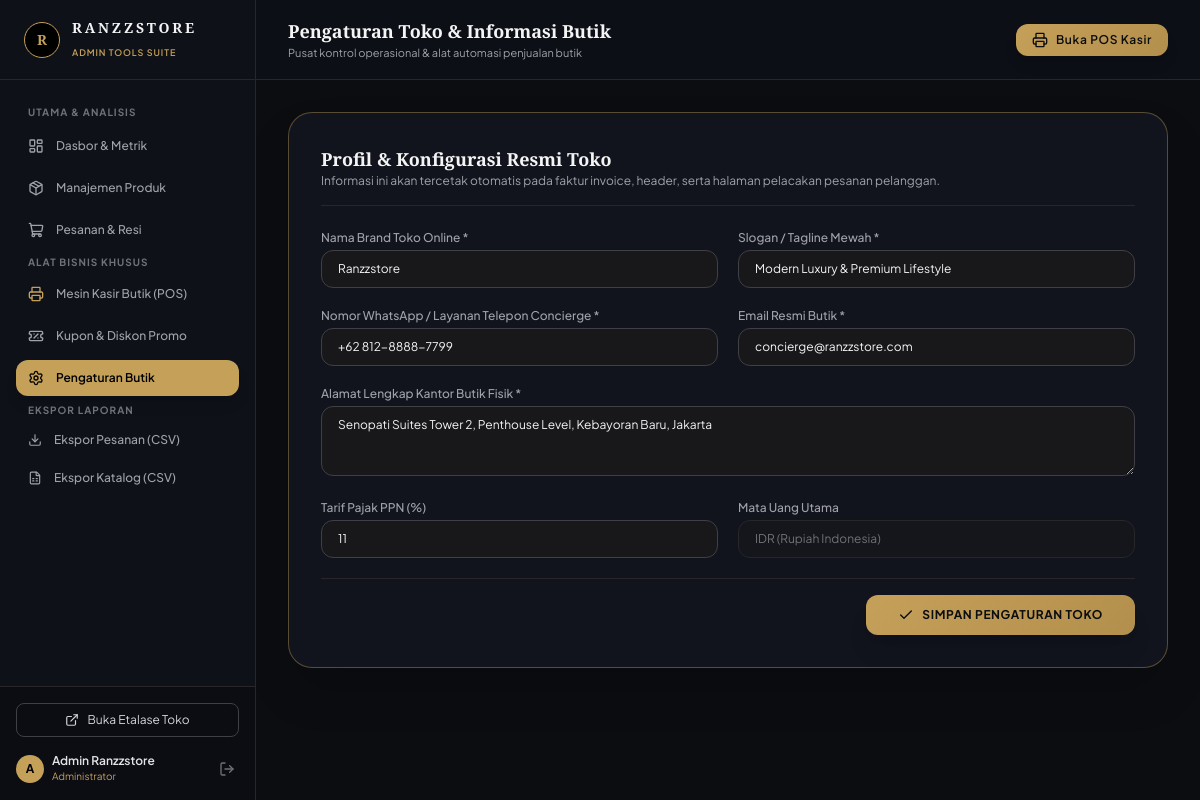
The app's page /admin/settings (signed in) with its own data.
### tables this page shows
CREATE TABLE users (
        id INTEGER PRIMARY KEY AUTOINCREMENT,
        name TEXT NOT NULL,
        email TEXT UNIQUE NOT NULL,
        password_hash TEXT NOT NULL,
        role TEXT DEFAULT 'customer',
        phone TEXT,
        address TEXT,
        created_at TIMESTAMP DEFAULT CURRENT_TIMESTAMP
    );

CREATE TABLE settings (
        key TEXT PRIMARY KEY,
        value TEXT
    );

### app.py (the view)
@app.route('/admin/settings', methods=['GET', 'POST'])
@admin_required
def admin_settings():
    conn = get_db()
    cursor = conn.cursor()
    if request.method == 'POST':
        for key in ['store_name', 'store_tagline', 'store_phone', 'store_email', 'store_address', 'tax_rate']:
            val = request.form.get(key, '')
            cursor.execute("INSERT OR REPLACE INTO settings (key, value) VALUES (?, ?)", (key, val))
        conn.commit()
        flash("Pengaturan toko berhasil diperbarui!", "success")
    settings = {row['key']: row['value'] for row in cursor.execute("SELECT key, value FROM settings").fetchall()}
    conn.close()
    return render_template('admin/settings.html', settings=settings)

### app.py (called while the page is built)
def get_current_user():
    user_id = session.get('user_id')
    if not user_id:
        return None
    conn = get_db()
    user = conn.execute("SELECT * FROM users WHERE id = ?", (user_id,)).fetchone()
    conn.close()
    return user

@app.context_processor
def inject_global_data():
    conn = get_db()
    categories = conn.execute("SELECT * FROM categories ORDER BY name ASC").fetchall()
    settings = {row['key']: row['value'] for row in conn.execute("SELECT key, value FROM settings").fetchall()}
    cart = session.get('cart', {})
    cart_count = sum(item.get('quantity', 1) for item in cart.values())
    conn.close()
    return {
        'nav_categories': categories,
        'current_user': get_current_user(),
        'settings': settings,
        'cart_count': cart_count,
        'now_year': datetime.datetime.now().year
    }

def admin_required(f):
    @wraps(f)
    def decorated_function(*args, **kwargs):
        user = get_current_user()
        if not user or user['role'] != 'admin':
            flash("Akses terbatas! Silakan masuk sebagai administrator.", "danger")
            return redirect(url_for('login', next=request.url))
        return f(*args, **kwargs)
    return decorated_function

### models.py (called while the page is built)
def get_db():
    conn = sqlite3.connect(DB_PATH)
    conn.row_factory = sqlite3.Row
    conn.execute("PRAGMA foreign_keys = ON")
    return conn

### templates/admin/settings.html (shortened to what this page needs)
{% extends 'admin/layout.html' %}
{% block header_title %}Pengaturan Toko & Informasi Butik{% endblock %}
{% block admin_content %}
<div class="max-w-4xl space-y-6">
    <div class="glass-panel-gold rounded-3xl p-8 border border-[#c5a059]/40 shadow-2xl space-y-6">
        <div class="pb-4 border-b border-zinc-800">
            <h2 class="font-serif text-lg font-bold text-zinc-100">Profil & Konfigurasi Resmi Toko</h2>
            <p class="text-xs text-zinc-400">Informasi ini akan tercetak otomatis pada faktur invoice, header, serta halaman pelacakan pesanan pelanggan.</p>
        </div>
        <form action="{{ url_for('admin_settings') }}" method="POST" class="space-y-5 text-xs">
            <div class="grid grid-cols-1 sm:grid-cols-2 gap-5">
                <div>
                    <label class="block text-zinc-400 mb-1 font-medium">Nama Brand Toko Online *</label>
                    <input type="text" name="store_name" required value="{{ settings.get('store_name', 'Ranzzstore') }}" class="w-full bg-zinc-900 border border-zinc-700 rounded-xl px-4 py-2.5 text-zinc-100 focus:outline-none focus:border-[#c5a059]">
                </div>
                <div>
                    <label class="block text-zinc-400 mb-1 font-medium">Slogan / Tagline Mewah *</label>
                    <input type="text" name="store_tagline" required value="{{ settings.get('store_tagline', 'Modern Luxury & Premium Lifestyle') }}" class="w-full bg-zinc-900 border border-zinc-700 rounded-xl px-4 py-2.5 text-zinc-100 focus:outline-none focus:border-[#c5a059]">
                </div>
            </div>
            <div class="grid grid-cols-1 sm:grid-cols-2 gap-5">
                <div>
                    <label class="block text-zinc-400 mb-1 font-medium">Nomor WhatsApp / Layanan Telepon Concierge *</label>
                    <input type="text" name="store_phone" required value="{{ settings.get('store_phone', '+62 812-8888-7799') }}" class="w-full bg-zinc-900 border border-zinc-700 rounded-xl px-4 py-2.5 text-zinc-100 focus:outline-none focus:border-[#c5a059]">
                </div>
                <div>
                    <label class="block text-zinc-400 mb-1 font-medium">Email Resmi Butik *</label>
                    <input type="email" name="store_email" required value="{{ settings.get('store_email', 'concierge@ranzzstore.com') }}" class="w-full bg-zinc-900 border border-zinc-700 rounded-xl px-4 py-2.5 text-zinc-100 focus:outline-none focus:border-[#c5a059]">
                </div>
            </div>
            <div>
                <label class="block text-zinc-400 mb-1 font-medium">Alamat Lengkap Kantor Butik Fisik *</label>
                <textarea name="store_address" rows="3" required class="w-full bg-zinc-900 border border-zinc-700 rounded-xl px-4 py-2.5 text-zinc-100 focus:outline-none focus:border-[#c5a059]">{{ settings.get('store_address', 'Senopati Suites Tower 2, Penthouse Level, Kebayoran Baru, Jakarta') }}</textarea>
            </div>
            <div class="grid grid-cols-1 sm:grid-cols-2 gap-5">
                <div>
                    <label class="block text-zinc-400 mb-1 font-medium">Tarif Pajak PPN (%)</label>
                    <input type="number" name="tax_rate" value="{{ settings.get('tax_rate', '11') }}" class="w-full bg-zinc-900 border border-zinc-700 rounded-xl px-4 py-2.5 text-zinc-100 focus:outline-none focus:border-[#c5a059]">
                </div>
                <div>
                    <label class="block text-zinc-400 mb-1 font-medium">Mata Uang Utama</label>
                    <input type="text" disabled value="IDR (Rupiah Indonesia)" class="w-full bg-zinc-900/50 border border-zinc-800 rounded-xl px-4 py-2.5 text-zinc-500 cursor-not-allowed">
                </div>
            </div>
            <div class="pt-4 border-t border-zinc-800 flex justify-end">
                <button type="submit" class="px-8 py-3 rounded-xl btn-gold font-bold uppercase tracking-wider flex items-center gap-2 shadow-xl">
                    <i data-lucide="check" class="w-4 h-4"></i>
                    <span>Simpan Pengaturan Toko</span>
                </button>
            </div>
        </form>
    </div>
</div>
{% endblock %}

### templates/admin/layout.html (shortened to what this page needs)
<!DOCTYPE html>
<html lang="id" class="dark">
<head>
    <script src="https://cdn.tailwindcss.com"></script>
    <link rel="stylesheet" href="{{ url_for('static', filename='css/custom.css') }}">
</head>
<body class="bg-[#0b0d11] text-zinc-100 min-h-screen flex antialiased">
    <aside class="w-64 bg-[#0e1118] border-r border-zinc-800 flex flex-col fixed inset-y-0 z-30">
        <div class="h-20 flex items-center px-6 border-b border-zinc-800 gap-3">
            <div class="w-9 h-9 rounded-full border border-[#c5a059] flex items-center justify-center bg-black text-[#c5a059] font-serif font-bold text-sm">
                R
            </div>
            <div>
                <h2 class="font-serif text-sm font-bold tracking-[0.2em] text-zinc-100">RANZZSTORE</h2>
                <span class="text-[9px] uppercase tracking-widest text-[#c5a059] font-semibold">Admin Tools Suite</span>
            </div>
        </div>
        <nav class="flex-1 px-4 py-6 space-y-1.5 overflow-y-auto text-xs font-medium">
            <p class="px-3 text-[10px] uppercase tracking-widest text-zinc-500 font-bold mb-2">Utama & Analisis</p>
            <a href="{{ url_for('admin_dashboard') }}" class="flex items-center gap-3 px-3 py-2.5 rounded-xl transition {% if request.endpoint == 'admin_dashboard' %}bg-[#c5a059] text-black font-semibold shadow-lg{% else %}text-zinc-400 hover:text-zinc-100 hover:bg-zinc-800/60{% endif %}">
                <i data-lucide="layout-dashboard" class="w-4 h-4"></i>
                <span>Dasbor & Metrik</span>
            </a>
            <a href="{{ url_for('admin_products') }}" class="flex items-center gap-3 px-3 py-2.5 rounded-xl transition {% if request.endpoint == 'admin_products' %}bg-[#c5a059] text-black font-semibold shadow-lg{% else %}text-zinc-400 hover:text-zinc-100 hover:bg-zinc-800/60{% endif %}">
                <i data-lucide="package" class="w-4 h-4"></i>
                <span>Manajemen Produk</span>
            </a>
            <a href="{{ url_for('admin_orders') }}" class="flex items-center gap-3 px-3 py-2.5 rounded-xl transition {% if request.endpoint in ['admin_orders', 'admin_order_detail'] %}bg-[#c5a059] text-black font-semibold shadow-lg{% else %}text-zinc-400 hover:text-zinc-100 hover:bg-zinc-800/60{% endif %}">
                <i data-lucide="shopping-cart" class="w-4 h-4"></i>
                <span>Pesanan & Resi</span>
            </a>
            <p class="px-3 text-[10px] uppercase tracking-widest text-zinc-500 font-bold mt-6 mb-2">Alat Bisnis Khusus</p>
            <a href="{{ url_for('admin_pos') }}" class="flex items-center gap-3 px-3 py-2.5 rounded-xl transition {% if request.endpoint == 'admin_pos' %}bg-[#c5a059] text-black font-semibold shadow-lg{% else %}text-zinc-400 hover:text-zinc-100 hover:bg-zinc-800/60{% endif %}">
                <i data-lucide="printer" class="w-4 h-4 text-[#c5a059]"></i>
                <span>Mesin Kasir Butik (POS)</span>
            </a>
            <a href="{{ url_for('admin_vouchers') }}" class="flex items-center gap-3 px-3 py-2.5 rounded-xl transition {% if request.endpoint == 'admin_vouchers' %}bg-[#c5a059] text-black font-semibold shadow-lg{% else %}text-zinc-400 hover:text-zinc-100 hover:bg-zinc-800/60{% endif %}">
                <i data-lucide="ticket-percent" class="w-4 h-4"></i>
                <span>Kupon & Diskon Promo</span>
            </a>
            <a href="{{ url_for('admin_settings') }}" class="flex items-center gap-3 px-3 py-2.5 rounded-xl transition {% if request.endpoint == 'admin_settings' %}bg-[#c5a059] text-black font-semibold shadow-lg{% else %}text-zinc-400 hover:text-zinc-100 hover:bg-zinc-800/60{% endif %}">
                <i data-lucide="settings" class="w-4 h-4"></i>
                <span>Pengaturan Butik</span>
            </a>
            <p class="px-3 text-[10px] uppercase tracking-widest text-zinc-500 font-bold mt-6 mb-2">Ekspor Laporan</p>
            <a href="{{ url_for('admin_export_orders') }}" class="flex items-center gap-3 px-3 py-2 rounded-lg text-zinc-400 hover:text-emerald-400 hover:bg-zinc-800/60 transition">
                <i data-lucide="download" class="w-3.5 h-3.5"></i>
                <span>Ekspor Pesanan (CSV)</span>
            </a>
            <a href="{{ url_for('admin_export_products') }}" class="flex items-center gap-3 px-3 py-2 rounded-lg text-zinc-400 hover:text-emerald-400 hover:bg-zinc-800/60 transition">
                <i data-lucide="file-spreadsheet" class="w-3.5 h-3.5"></i>
                <span>Ekspor Katalog (CSV)</span>
            </a>
        </nav>
        <div class="p-4 border-t border-zinc-800 bg-[#0b0d11]/80 space-y-2">
            <a href="{{ url_for('index') }}" target="_blank" class="flex items-center justify-center gap-2 w-full py-2 rounded-lg border border-zinc-700 hover:border-[#c5a059] text-zinc-300 text-xs transition">
                <i data-lucide="external-link" class="w-3.5 h-3.5"></i>
                <span>Buka Etalase Toko</span>
            </a>
            <div class="flex items-center justify-between pt-2">
                <div class="flex items-center gap-2 truncate">
                    <div class="w-7 h-7 rounded-full bg-[#c5a059] text-black font-bold text-xs flex items-center justify-center flex-shrink-0">
                        {{ current_user.name[0] }}
                    </div>
                    <div class="truncate">
                        <p class="text-xs font-semibold text-zinc-200 truncate">{{ current_user.name }}</p>
                        <p class="text-[10px] text-[#c5a059]">Administrator</p>
                    </div>
                </div>
                <a href="{{ url_for('logout') }}" title="Keluar" class="text-zinc-500 hover:text-rose-400 p-1">
                    <i data-lucide="log-out" class="w-4 h-4"></i>
                </a>
            </div>
        </div>
    </aside>
    <div class="flex-1 ml-64 min-h-screen flex flex-col">
        <header class="h-20 bg-[#0e1118]/80 backdrop-blur-md border-b border-zinc-800 flex items-center justify-between px-8 sticky top-0 z-20">
            <div>
                <h1 class="font-serif text-lg font-bold text-zinc-100">{% block header_title %}Dasbor Eksekutif{% endblock %}</h1>
                <p class="text-[11px] text-zinc-400">Pusat kontrol operasional & alat automasi penjualan butik</p>
            </div>
            <div class="flex items-center gap-4">
                <a href="{{ url_for('admin_pos') }}" class="px-4 py-2 rounded-xl btn-gold text-xs font-semibold flex items-center gap-2 shadow-lg">
                    <i data-lucide="printer" class="w-4 h-4"></i>
                    <span>Buka POS Kasir</span>
                </a>
            </div>
        </header>
        <main class="p-8 flex-1">
            {% block admin_content %}{% endblock %}
        </main>
    </div>
</body>
</html>

### static/css/custom.css (style rules this page uses)
:root { --font-sans: 'Plus Jakarta Sans', -apple-system, BlinkMacSystemFont, sans-serif; --font-serif: 'Playfair Display', Georgia, serif; --color-gold: #c5a059; --color-gold-light: #e6ca85; --color-gold-dark: #997839; --bg-primary: #0b0d11; --bg-secondary: #131720; --bg-surface: #1a1f2c; --border-subtle: rgba(255, 255, 255, 0.08); --border-gold: rgba(197, 160, 89, 0.35); }
body { font-family: var(--font-sans); background-color: var(--bg-primary); color: #e2e8f0; overflow-x: hidden; -webkit-font-smoothing: antialiased; }
.font-serif { font-family: var(--font-serif); }
.glass-panel-gold { background: rgba(19, 23, 32, 0.85); backdrop-filter: blur(16px); border: 1px solid var(--border-gold); }
.btn-gold { background: linear-gradient(135deg, #c5a059 0%, #b38f4d 100%); color: #0b0d11; font-weight: 600; letter-spacing: 0.05em; transition: all 0.3s cubic-bezier(0.16, 1, 0.3, 1); box-shadow: 0 4px 14px rgba(197, 160, 89, 0.2); }

### records on screen
users: name "A", name "Admin Ranzzstore"
settings: store_name "Ranzzstore"
settings: store_tagline "Modern Luxury & Premium Lifestyle"
settings: store_phone "+62 812-8888-7799"
settings: store_email "concierge@ranzzstore.com"
settings: store_address "Senopati Suites Tower 2, Penthouse Level, Kebayoran Baru, Jakarta"
settings: tax_rate "11"
